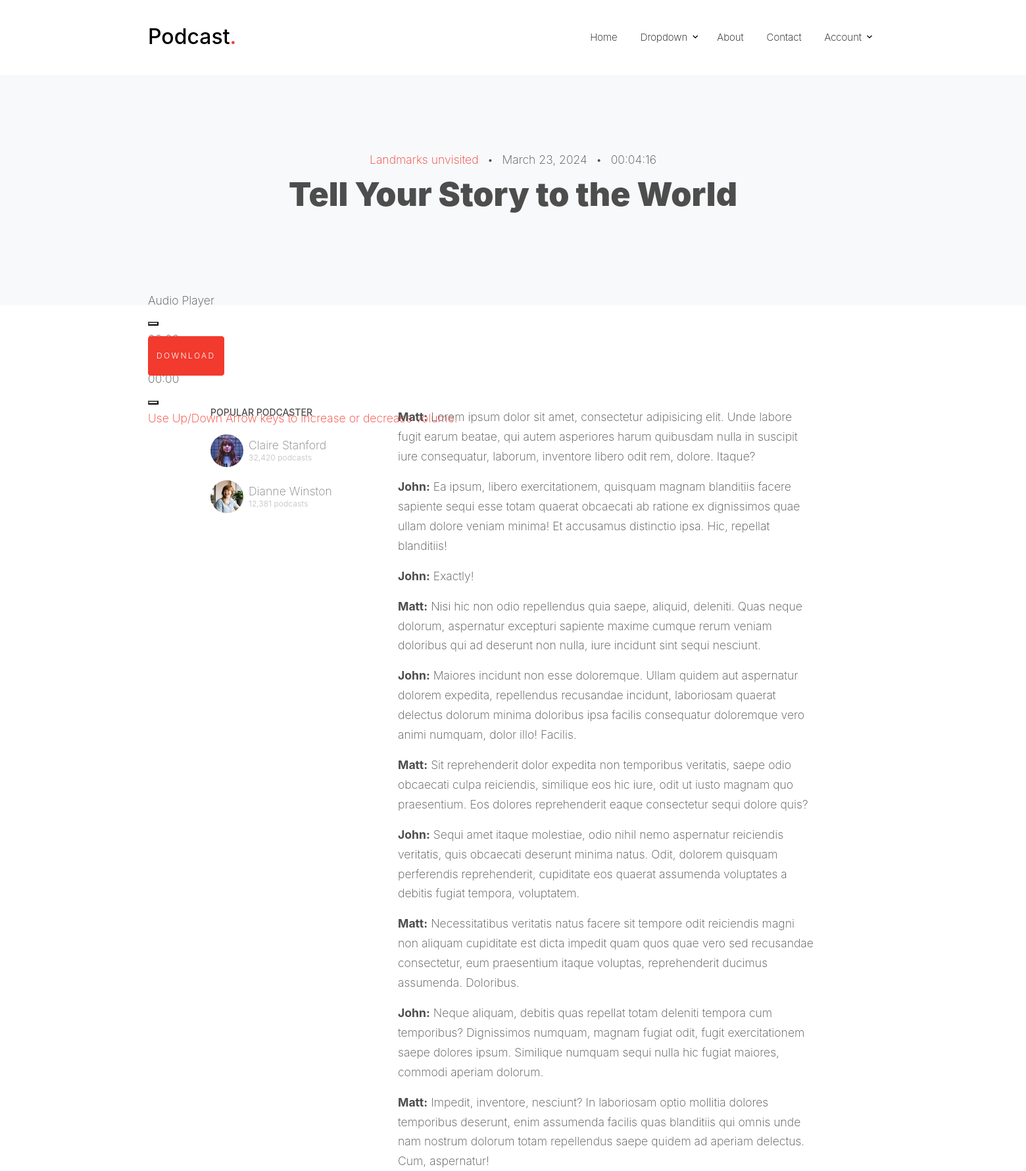
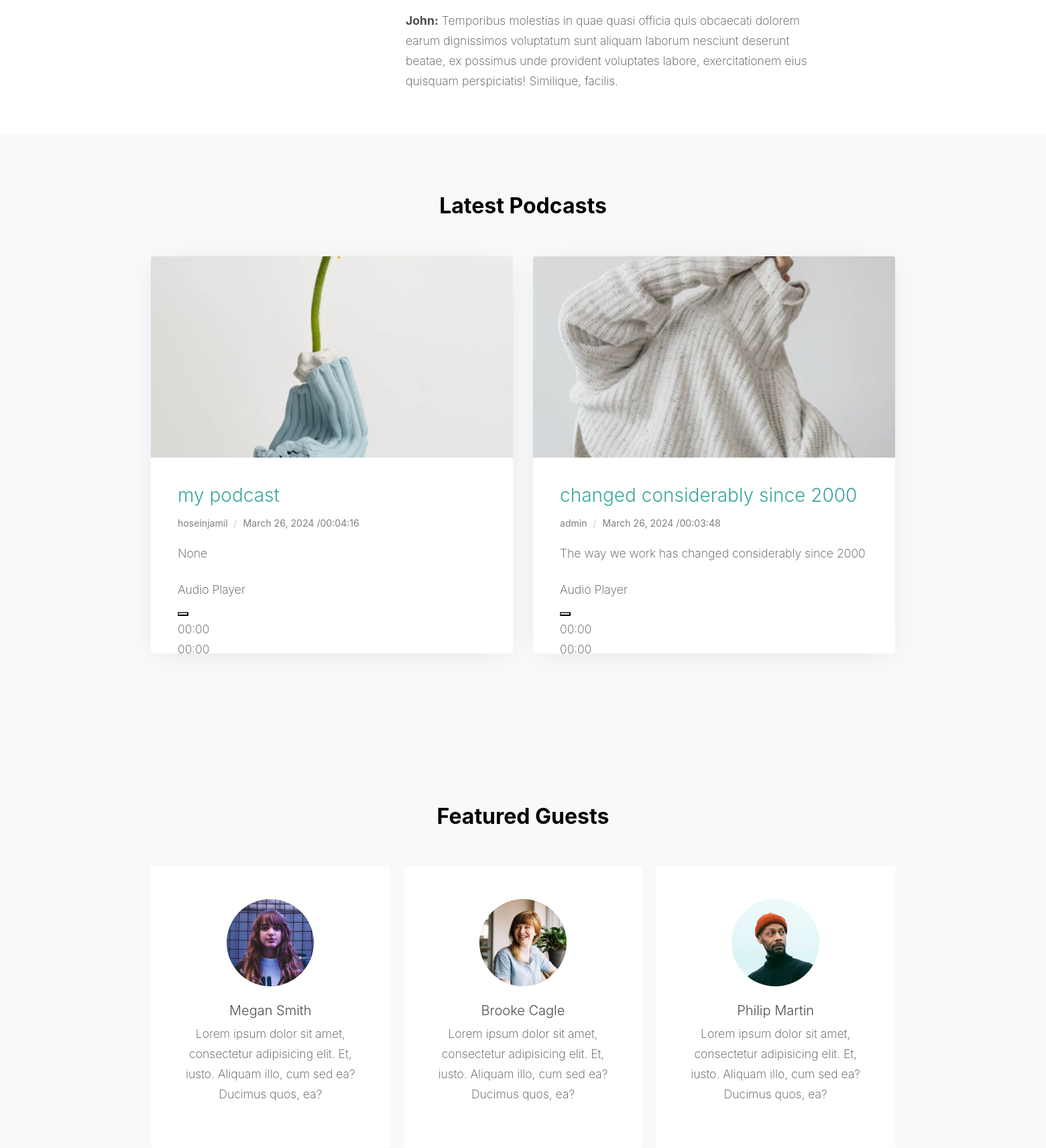
The page /detail/Landmarks unvisited (upper part) on the database its author committed (2 pictures, top to bottom).
### podcast_detail/models.py (models this page shows, shortened)
class Podcast(models.Model):
    title = models.CharField(max_length=100)
    body = models.CharField(max_length=300, null=True, blank=True)
    image = models.ImageField(upload_to='media', default='img_5.jpg', null=True, blank=True)
    created_at = models.DateTimeField(auto_now_add=True)
    mp3_file = models.FileField(upload_to='podcasts/')
    duration = models.DurationField(blank=True, null=True)
    author = models.ForeignKey(User, on_delete=models.CASCADE, blank=True, null=True)
    date=models.DateTimeField(auto_now_add=True)
    def formatted_duration(self):
        total_seconds = self.duration.total_seconds()
        hours = int(total_seconds // 3600)
        minutes = int((total_seconds % 3600) // 60)
        seconds = int(total_seconds % 60)
        return f"{hours:02d}:{minutes:02d}:{seconds:02d}"

### podcast_detail/views.py (the view)
# urls.py: path('', include("podcast_detail.urls")),
def podcast_detail(request, title):
    podcast = get_object_or_404(Podcast, title=title)
    podcast_show = Podcast.objects.all().order_by('-created_at')[:2]
    return render(request, 'podcast_detail/podcast_detail.html', context={'podcast': podcast, 'podcast_show':podcast_show})

### podcast_detail/templates/podcast_detail/podcast_detail.html (shortened to what this page needs)
{% extends "base.html" %}
{% load static %}
{% block content %}
    <div class="site-blocks-cover inner-page-cover bg-light mb-5">
        <div class="container">
            <div class="row align-items-center">
                <div class="col-12 text-center">
                    <a href="#">{{ podcast.title }} </a><span
                        class="mx-2">&bullet;</span> {{ podcast.created_at |date:"F j, Y" }}
                    <span class="mx-2">&bullet;</span>
                    {{ podcast.formatted_duration }}
                    <h1 class="mb-3">Tell Your Story to the World</h1>
                </div>
            </div>
        </div>
    </div>
    <div class="container play-wrap">
        <div class="player mb-5">
            <a href="{{ podcast.mp3_file.url }}" download class="btn btn-primary">Download</a>
        </div>
    </div>
    <div class="container">
        <div class="row justify-content-between">
            <div class="col-lg-3 ml-auto">
                <div class="featured-user  mb-5 mb-lg-0">
                    <h3 class="mb-4">Popular Podcaster</h3>
                    <ul class="list-unstyled">
                        <li>
                            <a href="#" class="d-flex align-items-center">
                                <img src="{% static "images/person_1.jpg" %}" alt="Image" class="img-fluid mr-2">
                                <div class="podcaster">
                                    <span class="d-block">Claire Stanford</span>
                                    <span class="small">32,420 podcasts</span>
                                </div>
                            </a>
                        </li>
                        <li>
                            <a href="#" class="d-flex align-items-center">
                                <img src="{% static "images/person_2.jpg" %}" alt="Image" class="img-fluid mr-2">
                                <div class="podcaster">
                                    <span class="d-block">Dianne Winston</span>
                                    <span class="small">12,381 podcasts</span>
                                </div>
                            </a>
                        </li>
                    </ul>
                </div>
            </div>
            <div class="col-md-7 pb-5 mr-auto">
                <p><strong class="font-weight-bold font-weight-bold">Matt:</strong> Lorem ipsum dolor sit amet,
                    consectetur adipisicing elit. Unde labore fugit earum beatae, qui autem asperiores harum quibusdam
                    nulla in suscipit iure consequatur, laborum, inventore libero odit rem, dolore. Itaque?</p>
                <p><strong class="font-weight-bold font-weight-bold">John:</strong> Ea ipsum, libero exercitationem,
                    quisquam magnam blanditiis facere sapiente sequi esse totam quaerat obcaecati ab ratione ex
                    dignissimos quae ullam dolore veniam minima! Et accusamus distinctio ipsa. Hic, repellat blanditiis!
                </p>
                <p><strong class="font-weight-bold font-weight-bold">John:</strong> Exactly!</p>
                <p><strong class="font-weight-bold font-weight-bold">Matt:</strong> Nisi hic non odio repellendus quia
                    saepe, aliquid, deleniti. Quas neque dolorum, aspernatur excepturi sapiente maxime cumque rerum
                    veniam doloribus qui ad deserunt non nulla, iure incidunt sint sequi nesciunt.</p>
                <p><strong class="font-weight-bold font-weight-bold">John:</strong> Maiores incidunt non esse
                    doloremque. Ullam quidem aut aspernatur dolorem expedita, repellendus recusandae incidunt,
                    laboriosam quaerat delectus dolorum minima doloribus ipsa facilis consequatur doloremque vero animi
                    numquam, dolor illo! Facilis.</p>
                <p><strong class="font-weight-bold font-weight-bold">Matt:</strong> Sit reprehenderit dolor expedita non
                    temporibus veritatis, saepe odio obcaecati culpa reiciendis, similique eos hic iure, odit ut iusto
                    magnam quo praesentium. Eos dolores reprehenderit eaque consectetur sequi dolore quis?</p>
                <p><strong class="font-weight-bold font-weight-bold">John:</strong> Sequi amet itaque molestiae, odio
                    nihil nemo aspernatur reiciendis veritatis, quis obcaecati deserunt minima natus. Odit, dolorem
                    quisquam perferendis reprehenderit, cupiditate eos quaerat assumenda voluptates a debitis fugiat
                    tempora, voluptatem.</p>
                <p><strong class="font-weight-bold font-weight-bold">Matt:</strong> Necessitatibus veritatis natus
                    facere sit tempore odit reiciendis magni non aliquam cupiditate est dicta impedit quam quos quae
                    vero sed recusandae consectetur, eum praesentium itaque voluptas, reprehenderit ducimus assumenda.
                    Doloribus.</p>
                <p><strong class="font-weight-bold font-weight-bold">John:</strong> Neque aliquam, debitis quas repellat
                    totam deleniti tempora cum temporibus? Dignissimos numquam, magnam fugiat odit, fugit exercitationem
                    saepe dolores ipsum. Similique numquam sequi nulla hic fugiat maiores, commodi aperiam dolorum.</p>
                <p><strong class="font-weight-bold font-weight-bold">Matt:</strong> Impedit, inventore, nesciunt? In
                    laboriosam optio mollitia dolores temporibus deserunt, enim assumenda facilis quas blanditiis qui
                    omnis unde nam nostrum dolorum totam repellendus saepe quidem ad aperiam delectus. Cum, aspernatur!
                </p>
                <p><strong class="font-weight-bold font-weight-bold">John:</strong> Temporibus molestias in quae quasi
                    officia quis obcaecati dolorem earum dignissimos voluptatum sunt aliquam laborum nesciunt deserunt
                    beatae, ex possimus unde provident voluptates labore, exercitationem eius quisquam perspiciatis!
                    Similique, facilis.</p>
            </div>
        </div>
    </div>
    <div class="site-section bg-light">
        <div class="container">
            <div class="row mb-5">
                <div class="col-md-12 text-center">
                    <h2 class="font-weight-bold text-black">Latest Podcasts</h2>
                </div>
            </div>
            <div class="row">
                {% for podcast in podcast_show %}
                    <div class="col-md-6">
                        <div class="d-block podcast-entry bg-white mb-5" data-aos="fade-up">
                            <div class="image w-100"
                                 style="height: 300px; background-image: url({{ podcast.image.url }});"></div>
                            <div class="text w-100">
                                <h3 class="font-weight-light"><a
                                        href="{% url "podcast_detail" podcast.title %}">{{ podcast.title }}</a></h3>
                                <div class="text-white mb-3"><span
                                        class="text-black-opacity-05"><small>{{ podcast.author }} <span
                                        class="sep">/</span> {{ podcast.created_at |date:"F j, Y" }} <span
                                        class="duration">/</span>{{ podcast.formatted_duration }}</small></span></div>
                                <p class="mb-4">{{ podcast.body }}</p>
                                <div class="player">
                                </div>
                            </div>
                        </div>
                    </div>
                {% endfor %}
            </div>
        </div>
    </div>
    <div class="site-section bg-light block-13">
        <div class="container">
            <div class="row mb-5">
                <div class="col-md-12 text-center">
                    <h2 class="font-weight-bold text-black">Featured Guests</h2>
                </div>
            </div>
            <div class="nonloop-block-13 owl-carousel">
                <div class="text-center p-3 p-md-5 bg-white">
                    <div class="mb-4">
                        <img src="{% static "images/person_1.jpg" %}" alt="Image"
                             class="w-50 mx-auto img-fluid rounded-circle">
                    </div>
                    <div class="">
                        <h3 class="font-weight-light h5">Megan Smith</h3>
                        <p>Lorem ipsum dolor sit amet, consectetur adipisicing elit. Et, iusto. Aliquam illo, cum sed
                            ea? Ducimus quos, ea?</p>
                    </div>
                </div>
                <div class="text-center p-3 p-md-5 bg-white">
                    <div class="mb-4">
                        <img src="{% static "images/person_2.jpg" %}" alt="Image"
                             class="w-50 mx-auto img-fluid rounded-circle">
                    </div>
                    <div class="">
                        <h3 class="font-weight-light h5">Brooke Cagle</h3>
                        <p>Lorem ipsum dolor sit amet, consectetur adipisicing elit. Et, iusto. Aliquam illo, cum sed
                            ea? Ducimus quos, ea?</p>
                    </div>
                </div>
                <div class="text-center p-3 p-md-5 bg-white">
                    <div class="mb-4">
                        <img src="{% static "images/person_3.jpg" %}" alt="Image"
                             class="w-50 mx-auto img-fluid rounded-circle">
                    </div>
                    <div class="">
                        <h3 class="font-weight-light h5">Philip Martin</h3>
                        <p>Lorem ipsum dolor sit amet, consectetur adipisicing elit. Et, iusto. Aliquam illo, cum sed
                            ea? Ducimus quos, ea?</p>
                    </div>
                </div>
            </div>
        </div>
    </div>
{% endblock %}

### assets/css/style.css (style rules this page uses)
body { line-height: 1.7; color: #4d4d4d; font-weight: 200; font-size: 1.1rem; }
a { -webkit-transition: .3s all ease; -o-transition: .3s all ease; transition: .3s all ease; }
.text-black { color: #000 !important; }
.btn { text-transform: uppercase; position: relative; -webkit-transition: 0.2s all ease-in-out !important; -o-transition: 0.2s all ease-in-out !important; transition: 0.2s all ease-in-out !important; top: 0; font-size: 12px; padding-top: 20px; padding-bottom: 20px; }
.btn.btn-primary { font-weight: 300; letter-spacing: .2em; }
.site-section { padding: 2.5em 0; }
@media (min-width: 768px) { .site-section { padding: 5em 0; } }
.text-black-opacity-05 { color: rgba(0, 0, 0, 0.5); }
.site-blocks-cover { background-size: cover; background-repeat: no-repeat; background-position: top; background-position: center center; }
.site-blocks-cover, .site-blocks-cover .row { min-height: 600px; height: calc(100vh); }
.site-blocks-cover.inner-page-cover, .site-blocks-cover.inner-page-cover .row { min-height: 350px; height: calc(20vh); }
.site-blocks-cover h1 { font-size: 30px; font-weight: 900; line-height: 1.5; }
@media (min-width: 768px) { .site-blocks-cover h1 { font-size: 50px; } }
.bg-light { background: #ccc; }
.podcast-entry { -webkit-box-shadow: 0 5px 40px -10px rgba(0, 0, 0, 0.1); box-shadow: 0 5px 40px -10px rgba(0, 0, 0, 0.1); border-radius: 4px; overflow: hidden; }
.podcast-entry .sep { margin-left: 5px; margin-right: 5px; color: #ccc; }
.podcast-entry .image { background-size: cover; background-position: center center; background-repeat: no-repeat; height: 300px; }
@media (min-width: 768px) { .podcast-entry .image { width: 300px; height: auto; } }
.podcast-entry .text { width: 100%; padding: 40px; }
.podcast-entry .text a { color: #3ca59d; }
@media (min-width: 768px) { .podcast-entry .text { width: calc(100% - 300px); } }
.block-13, .slide-one-item { position: relative; z-index: 1; }
.player { position: relative; }
.featured-user h3 { font-size: 14px; text-transform: uppercase; }
.featured-user ul li { margin-bottom: 20px; }
.featured-user ul li a { display: inline-block; color: rgba(0, 0, 0, 0.5); }
.featured-user ul li a img { width: 50px; float: left; border-radius: 50%; }
.podcaster { line-height: 1; }
.podcaster .small { font-size: 12px; color: #ccc; }
.play-wrap { margin-top: -70px; }

### rows shown on the page
Podcast: title "Landmarks unvisited", created_at "March 23, 2024", formatted_duration "00:04:16"
Podcast: image (picture), title "my podcast", author "hoseinjamil", created_at "March 26, 2024", formatted_duration "00:04:16", body "None"
Podcast: image (picture), title "changed considerably since 2000", author "admin", created_at "March 26, 2024", formatted_duration "00:03:48", body "The way we work has changed considerably since 2000"
